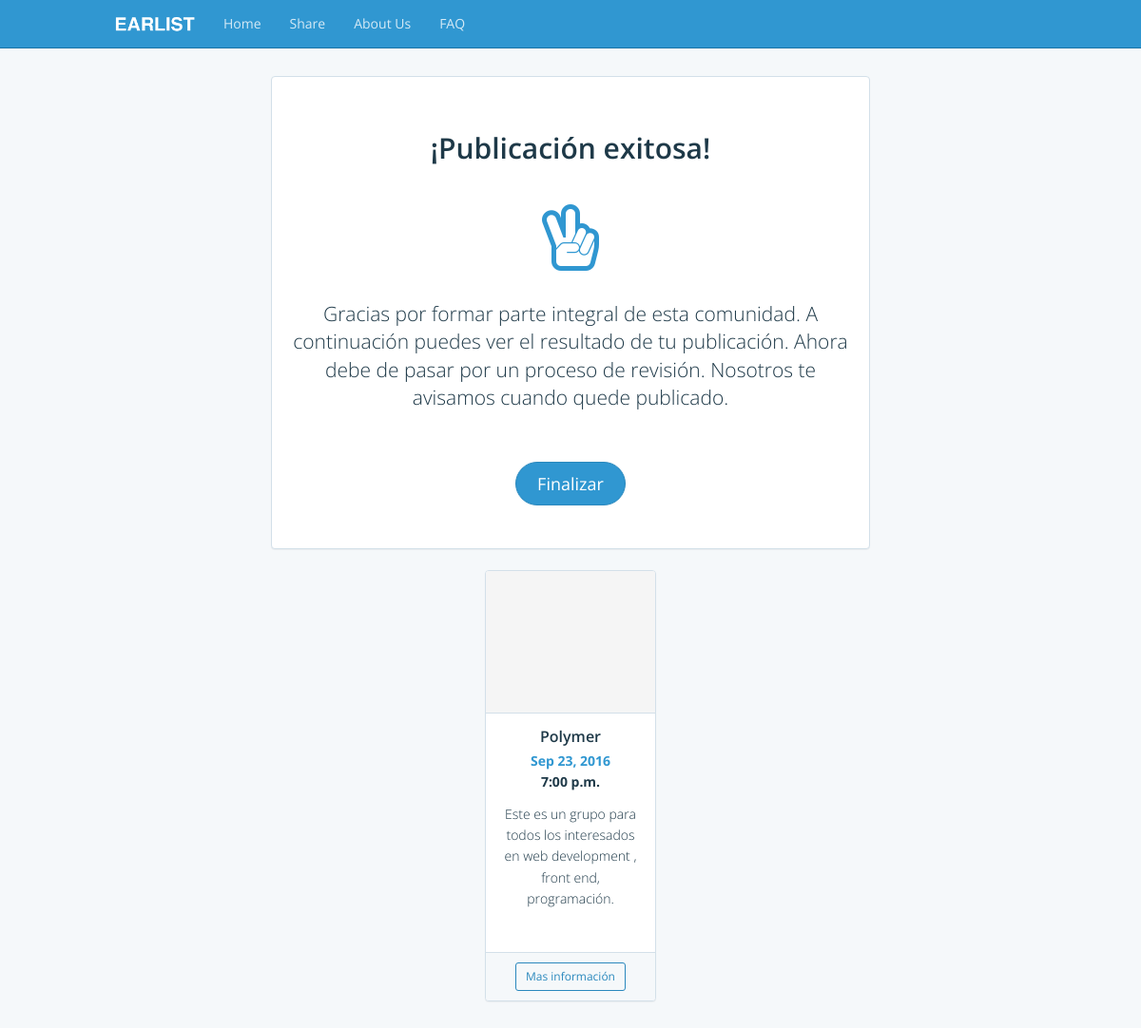
The app's page /success-event/7/ (signed in) with its own data.
### blog/models.py (models this page shows)
class Event(models.Model):
	user = models.ForeignKey(User)
	title = models.CharField(max_length=200)
	body = models.CharField(max_length=200)
	link = models.CharField(max_length=200)
	image_file = models.FileField(upload_to='images/%Y%m%d', blank=True)
	date = models.DateField(null=True)
	time = models.TimeField(null=True)
	approved = models.IntegerField(default=0)
	created_at = models.DateTimeField(db_index=True, auto_now_add=True)
	updated_at = models.DateTimeField(auto_now_add=True)
	def __str__(self):
		return self.title

### blog/views.py (the view)
# urls.py: url(r'^success-event/(?P<pk>\d+)/$', login_required(views.SuccessEventView.as_view()), name='success-event'),
class SuccessEventView(generic.DetailView):
    model = Event
    template_name = 'blog/success-event.html'

### blog/templates/blog/success-event.html
{% extends "blog/base.html" %}
{% load staticfiles %}
{% block content %}
<div class="container p-t-md">
    <div class="row">
<div class="col-md-2"></div>
<div class="col-md-8">
   <div class="panel panel-default">
      <div class="panel-body text-center m-t">
      <h2>¡Publicación exitosa!</h2>
      <i class="fa fa-hand-peace-o fa-5x text-primary m-t-md"></i>
      <div class="row m-t-md m-b-md">
        <div class="col-lg-1"></div>
        <div class="col-lg-10">
          <p class="lead">Gracias por formar parte integral de esta comunidad. A continuación puedes ver el resultado de tu publicación. Ahora debe de pasar por un proceso de revisión. Nosotros te avisamos cuando quede publicado.</p>
        </div>
      </div>
      <a href="{% url 'profile' 'posts' %}"><button type="button" class="btn btn-lg btn-pill btn-primary m-b-md">Finalizar</button></a>
    </div>
  </div>
  <div class="col-md-4 col-md-offset-4 m-b-lg">
    <div class="panel panel-default panel-profile">
      <div class="panel-heading" style="background-image: url({{event.image_file.url}});"></div>
      <div class="panel-body text-center">
        <h5 class="panel-title">{{event.title}}</h5>
        <p><strong class="text-primary">{{event.date|date:"M d, Y"}}</strong><br><strong>{{event.time|date:"g:i a"}}</strong></p>
        <p class="m-b-md">
          {{event.body}}
        </p>
      </div>
      <div class="panel-footer text-center">
        <a href="{{event.link}}?ref=earlist" target="_blank">
          <button class="btn btn-primary-outline btn-sm" style="bottom:0px;">
            Mas información
          </button>
        </a>
      </div>
    </div>
  </div>
{% endblock content %}

### blog/templates/blog/base.html (style rules this page uses)
body { width: 1px; min-width: 100%; *width: 100%; }

### records on screen
Event: title "Polymer", date "Sep 23, 2016", time "7:00 p.m.", body "Este es un grupo para todos los interesados en web development , front end, programación."
